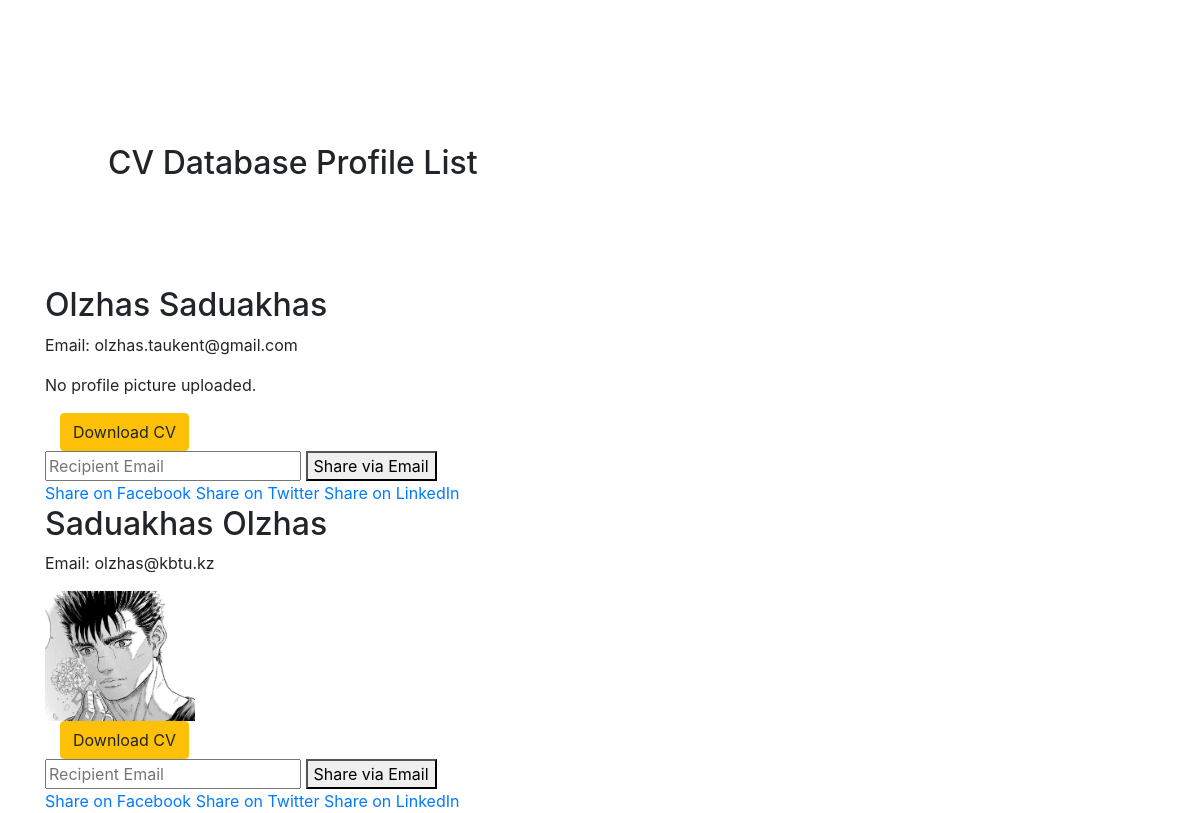
The page /list/ on the database as committed earlier.
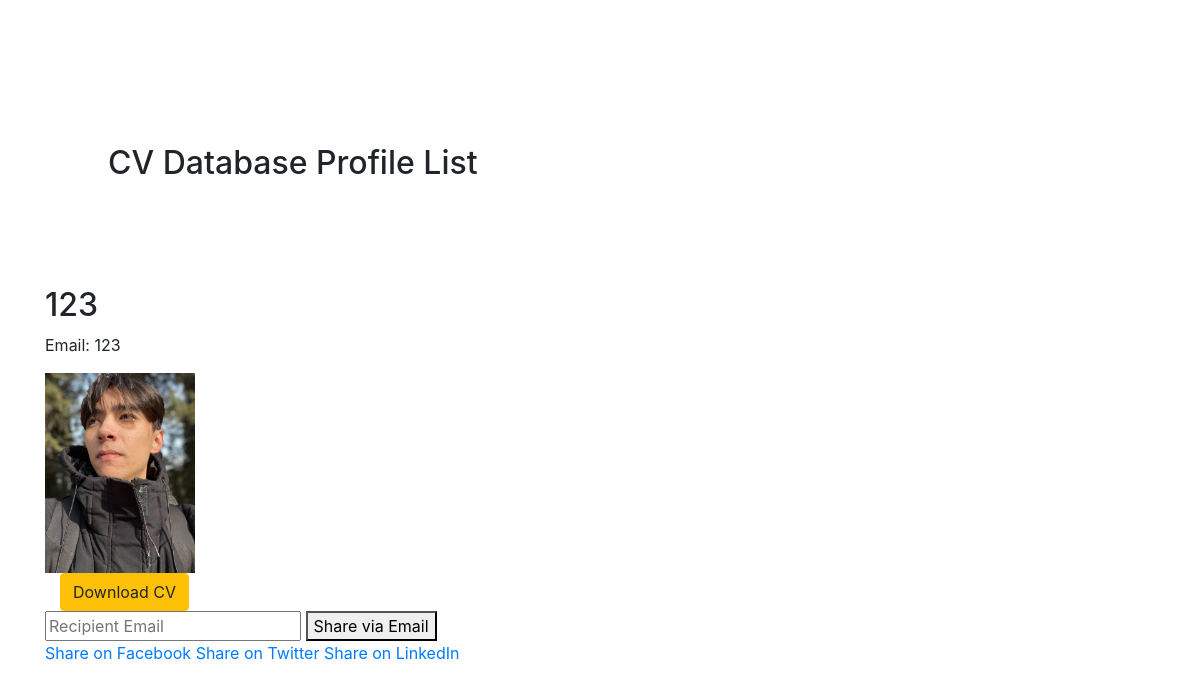
The same page on the database as committed later.
### cv/models.py (models this page shows)
class Profile(models.Model):
    name = models.CharField(max_length=200)
    email = models.CharField(max_length=200)
    profile_picture = models.ImageField(upload_to='profile_pictures/', null=True, blank=True)
    phone = models.CharField(max_length=200)
    summary = models.TextField(max_length=2000)
    degree = models.CharField(max_length=200)
    school = models.CharField(max_length=200)
    university = models.CharField(max_length=200)
    previous_work = models.TextField(max_length=1000)
    skills = models.TextField(max_length=1000)
    employed = models.BooleanField(default=False)

### cv/views.py (the view)
# urls.py: path('list/', views.list, name="list"),
def list(request):
    profiles = Profile.objects.all()
    return render(request,'cv/list.html',{'profiles':profiles})

### cv/templates/cv/list.html (shortened to what this page needs)
<!DOCTYPE html>
<html lang="en">
<head>
    <link rel="stylesheet" href="https://maxcdn.bootstrapcdn.com/bootstrap/4.0.0/css/bootstrap.min.css">
</head>
<body>
    <div class="container">
        <div class="row m-5">
            <div class="col-md-12">
                <h2>CV Database Profile List</h2>
            </div>
        </div>
{% for profile in profiles %}
    <h2>{{ profile.name }}</h2>
    <p>Email: {{ profile.email }}</p>
    {% if profile.profile_picture %}
        <img src="{{ profile.profile_picture.url }}" alt="Profile Picture" width="150">
    {% else %}
        <p>No profile picture uploaded.</p>
    {% endif %}
    <div class="col-md-6">
        <a href="/{{profile.id}}" class="btn btn-warning">Download CV</a>
    </div>
    <form method="post" action="{% url 'share_cv_email' profile.id %}">
        <input type="email" name="email" placeholder="Recipient Email" required>
        <button type="submit">Share via Email</button>
    </form>
    <a href="https://www.facebook.com/sharer/sharer.php?u={{ request.build_absolute_uri }}">Share on Facebook</a>
    <a href="https://twitter.com/intent/tweet?url={{ request.build_absolute_uri }}&text=Check out this CV!">Share on Twitter</a>
    <a href="https://www.linkedin.com/shareArticle?url={{ request.build_absolute_uri }}&title=CV Share">Share on LinkedIn</a>
{% endfor %}
    </div>
</body>
</html>

Rows that differ between the two databases and show on the page:
removed Profile: name "Olzhas Saduakhas", email "olzhas.taukent@gmail.com", shows "No profile picture uploaded."
removed Profile: name "Saduakhas Olzhas", email "olzhas@kbtu.kz", profile_picture (picture)
added Profile: name "123", email "123", profile_picture (picture)
